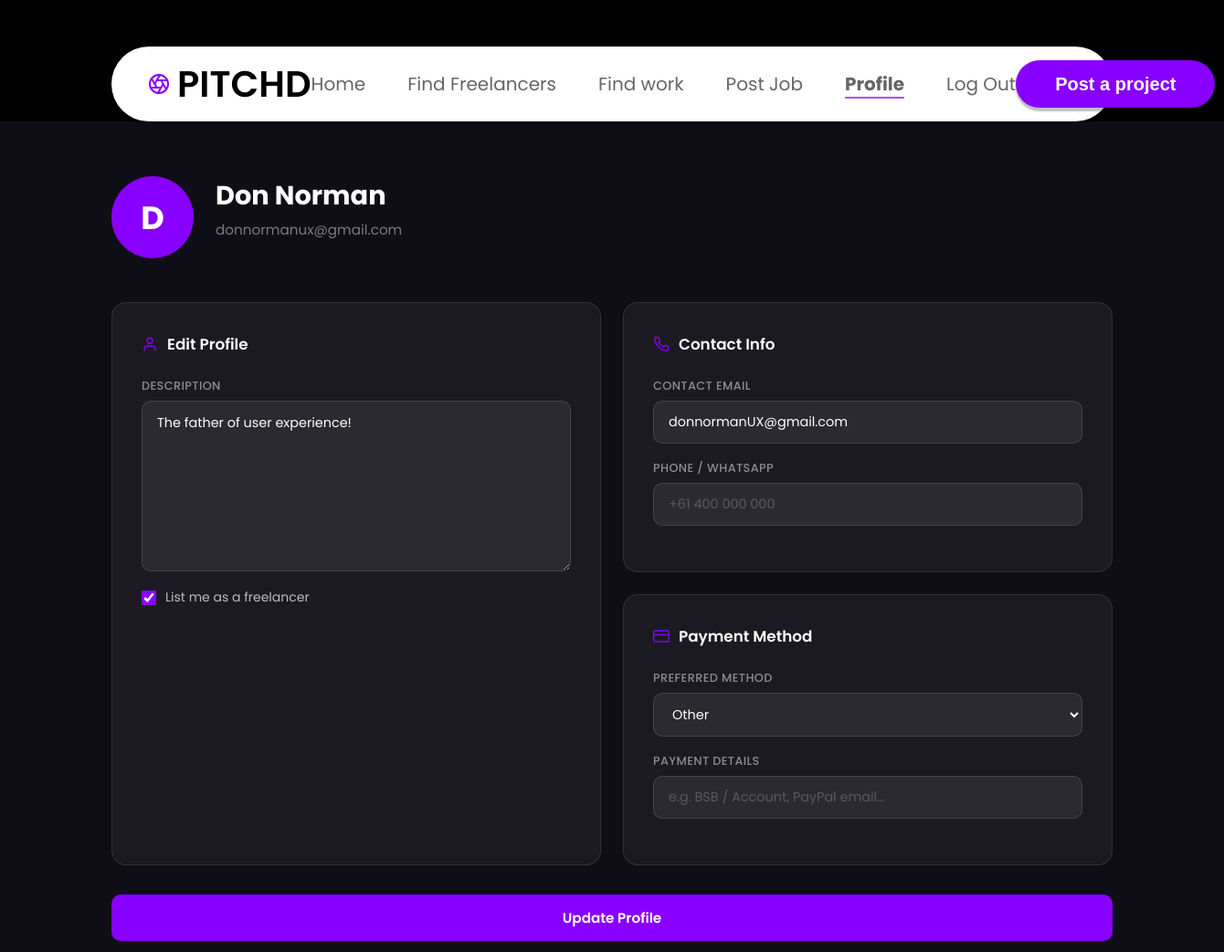
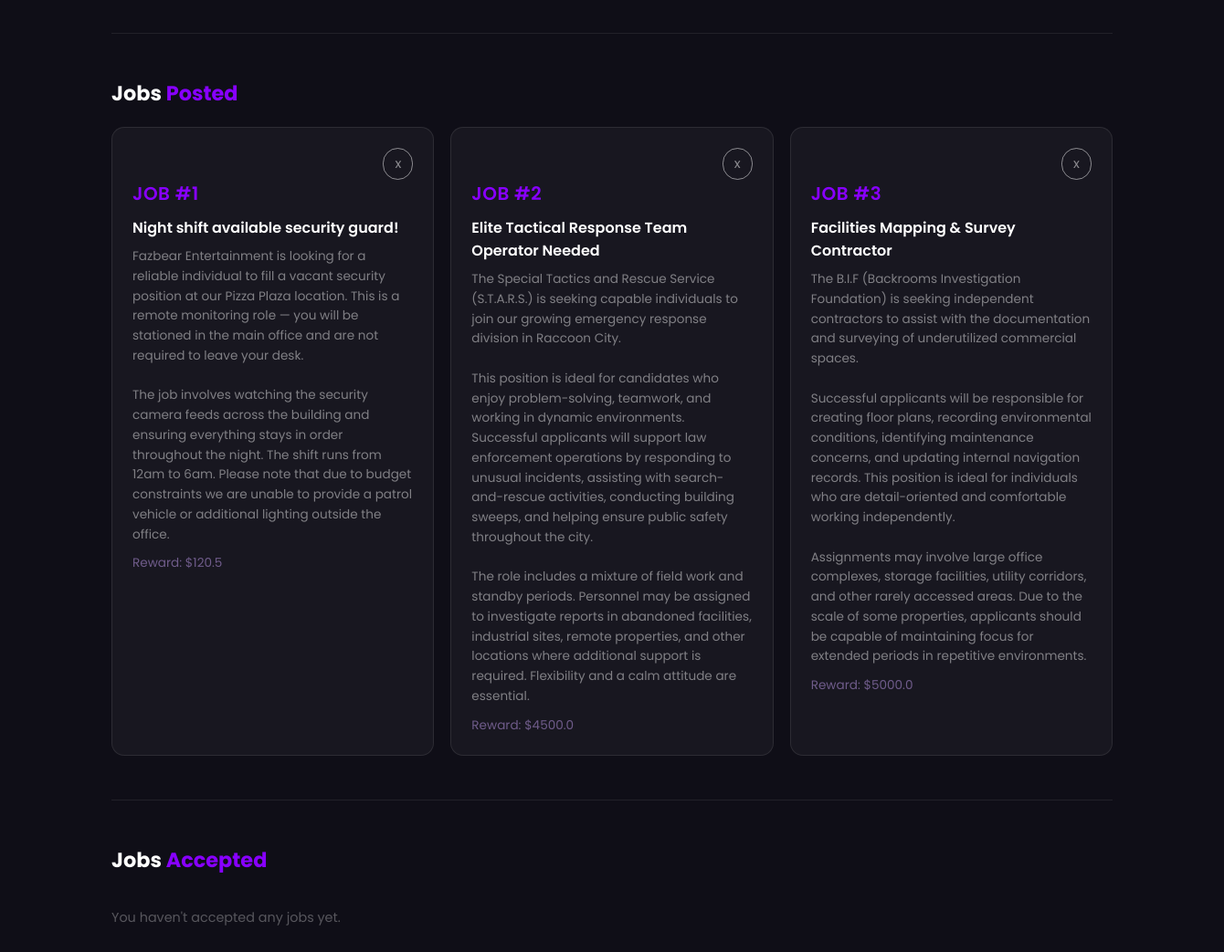
The page /profile (signed in) on the database its author committed (2 pictures, top to bottom).
### PITCHD/database.py (models this page shows)
class User(db.Model, UserMixin):
    id = db.Column(db.Integer, primary_key = True)
    username = db.Column(db.String(15), unique = True)
    email = db.Column(db.String(150), unique = True)
    firstname = db.Column(db.String(32))
    lastname = db.Column(db.String(32))
    description = db.Column(db.String(500))
    password = db.Column(db.String(150))
    date_of_birth = db.Column(db.Date)
    is_freelancer = db.Column(db.Boolean, default=False, nullable=False)
    contact_email = db.Column(db.String(150))
    contact_phone = db.Column(db.String(20))
    payment_method = db.Column(db.String(100))
    payment_details = db.Column(db.String(200))

class Task (db.Model):
    id = db.Column(db.Integer, primary_key = True)
    name = db.Column(db.String(32))
    reward = db.Column(db.Float)
    description = db.Column(db.String(1000))
    occupied = db.Column(db.Boolean, default=False, nullable=False)
    user_id = db.Column(db.Integer, db.ForeignKey('user.id'))
    worker_id = db.Column(db.Integer, db.ForeignKey('user.id'), nullable=True)

### PITCHD/page.py (the view, shortened to what this page needs)
@login_required
@page.route('/profile', methods=["GET", "POST"])
def profile():
    tasks_accepted = Task.query.filter_by(worker_id = current_user.id)
    tasks_posted = Task.query.filter_by(user_id = current_user.id)
    return render_template('profile.html', user=current_user, tasks_accepted=tasks_accepted, tasks_posted=tasks_posted)

### PITCHD/__init__.py (called while the page is built)
def create_app():
    app = Flask(__name__)
    if not os.path.exists(app.instance_path):
        os.makedirs(app.instance_path)
    app.config['SECRET_KEY'] = 'lololol'
    app.config['SQLALCHEMY_DATABASE_URI'] ='sqlite:///' + os.path.join(app.instance_path, DB_name)
    db.init_app(app)
    from .page import page
    from .authentication import authentication
    app.register_blueprint(page, url_prefix = '/')
    app.register_blueprint(authentication, url_prefix = '/')
    from .database import User, Task
    create_database(app)
    login_manager = LoginManager()
    login_manager.login_view = "authentication.login"
    login_manager.init_app(app)
    @login_manager.user_loader
    def load_user(id):
        return User.query.get(int(id))
    return app

### PITCHD/templates/profile.html (shortened to what this page needs)
{% extends 'base.html' %}
{% block main %}
<div class="profile-page">
  <div class="profile-top">
    <div class="profile-avatar">{{ user.username[0].upper() }}</div>
    <div class="profile-info">
      <h1 class="profile-info__username">{{ user.username }}</h1>
      <p class="profile-info__email">{{ user.email }}</p>
    </div>
  </div>
  <form method="POST">
    <div class="profile-body">
      <div class="profile-card">
        <h2 class="profile-card__title">
          <svg width="18" height="18" viewBox="0 0 24 24" fill="none" stroke="#8800ff" stroke-width="1.8" stroke-linecap="round"><path d="M20 21v-2a4 4 0 0 0-4-4H8a4 4 0 0 0-4 4v2"/><circle cx="12" cy="7" r="4"/></svg>
          Edit Profile
        </h2>
        <div class="profile-field">
          <label for="description">Description</label>
          <textarea id="description" name="description" rows="7"
            placeholder="Tell people about yourself...">{{ user.description }}</textarea>
        </div>
        <label class="profile-checkbox">
          <input type="checkbox" name="freelancer" {{ "checked" if user.is_freelancer else "" }} />
          <span>List me as a freelancer</span>
        </label>
      </div>
      <div class="profile-right">
        <div class="profile-card">
          <h2 class="profile-card__title">
            Contact Info
          </h2>
          <div class="profile-field">
            <label for="contact_email">Contact Email</label>
            <input type="email" id="contact_email" name="contact_email"
              placeholder="work@email.com"
              value="{{ user.contact_email or '' }}" />
          </div>
          <div class="profile-field">
            <label for="contact_phone">Phone / WhatsApp</label>
            <input type="text" id="contact_phone" name="contact_phone"
              placeholder="+61 400 000 000"
              value="{{ user.contact_phone or '' }}" />
          </div>
        </div>
        <div class="profile-card">
          <h2 class="profile-card__title">
            <svg width="18" height="18" viewBox="0 0 24 24" fill="none" stroke="#8800ff" stroke-width="1.8" stroke-linecap="round"><rect x="1" y="4" width="22" height="16" rx="2"/><line x1="1" y1="10" x2="23" y2="10"/></svg>
            Payment Method
          </h2>
          <div class="profile-field">
            <label for="payment_method">Preferred Method</label>
            <select id="payment_method" name="payment_method">
              <option value="Other"         {% if user.payment_method == 'Other'         %}selected{% endif %}>Other</option>
            </select>
          </div>
          <div class="profile-field">
            <label for="payment_details">Payment Details</label>
            <input type="text" id="payment_details" name="payment_details"
              placeholder="e.g. BSB / Account, PayPal email..."
              value="{{ user.payment_details or '' }}" />
          </div>
        </div>
      </div>
    </div>
    <button type="submit" class="profile-submit">Update Profile</button>
  </form>
  <hr class="profile-divider" />
  <h2 class="tasks-section-title">Jobs <span>Posted</span></h2>
  <div class="tasks-grid">
    {% for task in tasks_posted %}
    <div class="task-card">
      <div class = "task_delete_wrap">
        <button class = "task_delete" onclick = "fetch('/delete_task/{{ task.id }}', {method: 'POST', headers}: {'Content-Type': 'application/json'}}" aria-label="Dismiss">x</button>
      </div>
      <p class="task-card__id">Job #{{ task.id }}</p>
      <p class="task-card__name">{{ task.name }}</p>
      <p class="task-card__desc">{{ task.description }}</p>
      <p class="task-card__reward">Reward: ${{ task.reward }}</p>
    </div>
    {% else %}
    <p class="tasks-empty">You haven't posted any jobs yet.</p>
    {% endfor %}
  </div>
  <hr class="profile-divider" />
  <h2 class="tasks-section-title">Jobs <span>Accepted</span></h2>
  <div class="tasks-grid">
    {% for task in tasks_accepted %}
    <div class="task-card">
      <div class = "task_delete_wrap">
        <button class = "task_delete" onclick = "fetch('/delete_task/{{ task.id }}', {method: 'POST', headers}: {'Content-Type': 'application/json'}}" aria-label="Dismiss">x</button>
      </div>
      <p class="task-card__id">Job #{{ task.id }}</p>
      <p class="task-card__name">{{ task.name }}</p>
      <p class="task-card__desc">{{ task.description }}</p>
      <p class="task-card__reward">Reward: ${{ task.reward }}</p>
    </div>
    {% else %}
    <p class="tasks-empty">You haven't accepted any jobs yet.</p>
    {% endfor %}
  </div>
</div>
{% endblock %}

### rows shown on the page
User: username "D", username "Don Norman", email "donnormanux@gmail.com", description "The father of user experience!", contact_email "donnormanUX@gmail.com", payment_method "Other"
Task: id "1", name "Night shift available security guard!", description "Fazbear Entertainment is looking for a reliable individual to fill a vacant security position at our Pizza Plaza location. This is a remote monitoring role — you will be stationed in the main office and are not required to leave your desk. The job involves watching the security camera feeds across the building and ensuring everything stays in order throughout the night. The shift runs from 12am to 6am. Please note that due to budget constraints we are unable to provide a patrol vehicle or additional lighting outside the office.", reward "120.5"
Task: id "2", name "Elite Tactical Response Team Operator Needed", description "The Special Tactics and Rescue Service (S.T.A.R.S.) is seeking capable individuals to join our growing emergency response division in Raccoon City. This position is ideal for candidates who enjoy problem-solving, teamwork, and working in dynamic environments. Successful applicants will support law enforcement operations by responding to unusual incidents, assisting with search-and-rescue activities, conducting building sweeps, and helping ensure public safety throughout the city. The role includes a mixture of field work and standby periods. Personnel may be assigned to investigate reports in abandoned facilities, industrial sites, remote properties, and other locations where additional…", reward "4500.0"
Task: id "3", name "Facilities Mapping & Survey Contractor", description "The B.I.F (Backrooms Investigation Foundation) is seeking independent contractors to assist with the documentation and surveying of underutilized commercial spaces. Successful applicants will be responsible for creating floor plans, recording environmental conditions, identifying maintenance concerns, and updating internal navigation records. This position is ideal for individuals who are detail-oriented and comfortable working independently. Assignments may involve large office complexes, storage facilities, utility corridors, and other rarely accessed areas. Due to the scale of some properties, applicants should be capable of maintaining focus for extended periods in repetitive…", reward "5000.0"
